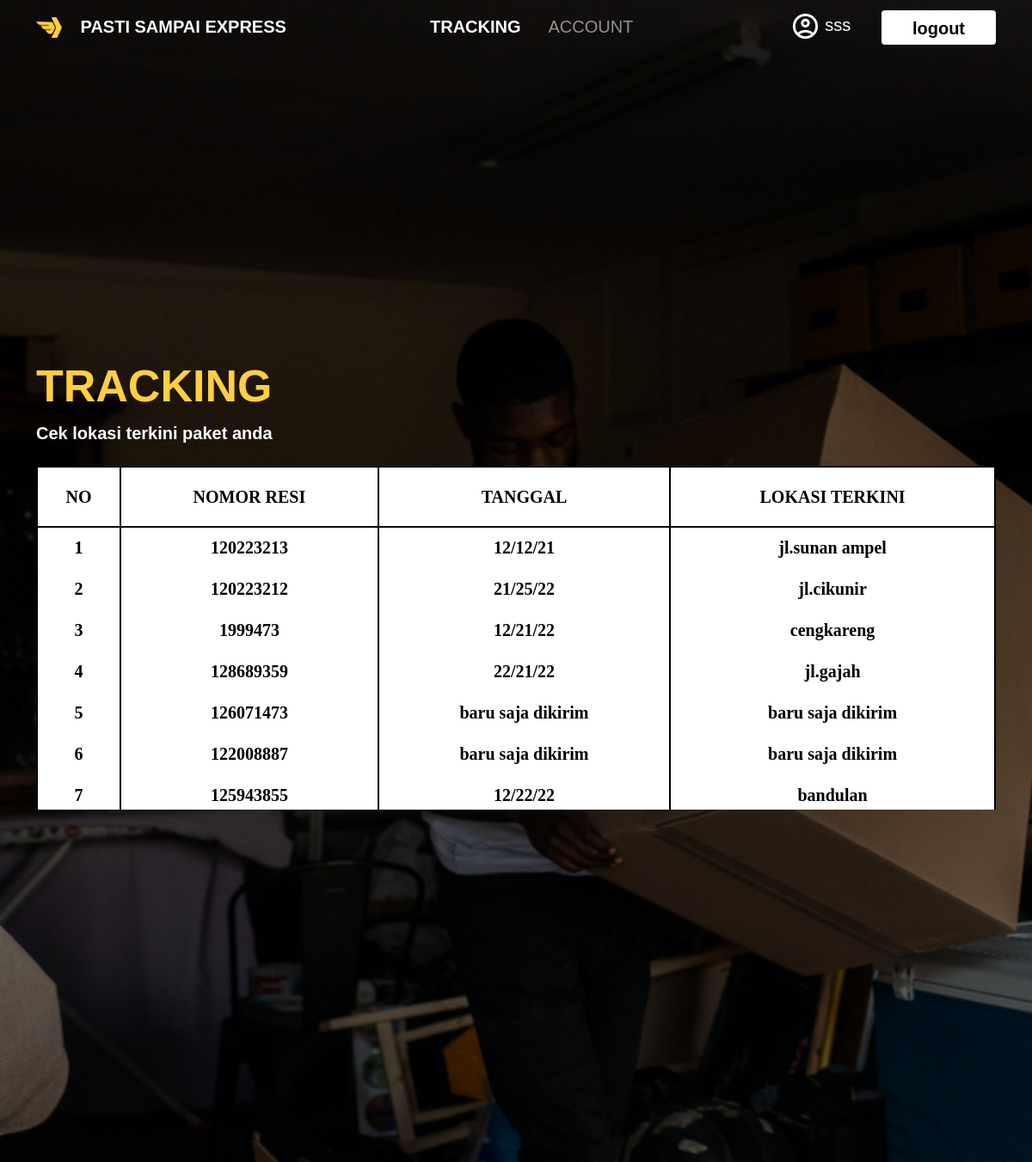
/dashboard (signed in), run on an earlier commit of the app's database.
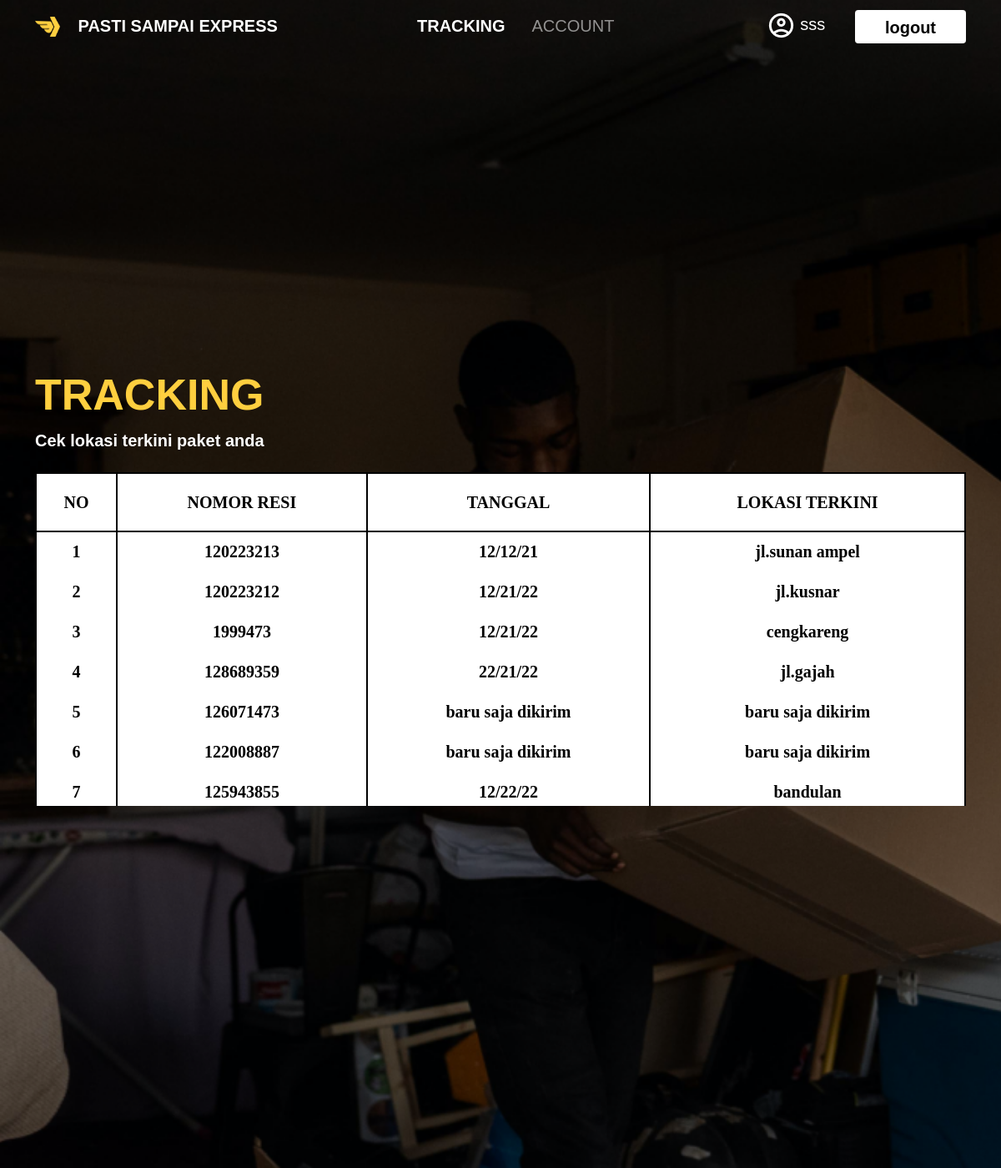
And on a later commit of the database.
### pastisampai/models.py (models this page shows, shortened)
class User(db.Model, UserMixin):
    id = db.Column(db.Integer(), primary_key=True)
    roles = db.Column(db.String(length=30),nullable=False)
    username = db.Column(db.String(length=30), nullable=False, unique=True)
    fullname = db.Column(db.String(length=30),nullable=False)
    email_address = db.Column(db.String(length=50), nullable=False)
    password_hash = db.Column(db.String(length=60), nullable=False)
    resi = db.relationship('Resi',secondary=user_resi,backref='users')
    @property
    def password(self):
        return self.password

class Resi(db.Model):
    id = db.Column(db.Integer(),primary_key=True)
    no_resi = db.Column(db.Integer(),nullable=False)
    sender_n = db.Column(db.String(length=60),nullable=False)
    receiver_n = db.Column(db.String(length=60),nullable=False)
    origin_n = db.Column(db.String(length=60),nullable=False)
    destination_n = db.Column(db.String(length=60),nullable=False)
    type_of_packet = db.Column(db.String(length=60),nullable=False)
    type_of_service = db.Column(db.String(length=60),nullable=False)
    sender_pn = db.Column(db.Integer(),nullable=False)
    receiver_pn = db.Column(db.Integer(),nullable=False)
    weight_packet = db.Column(db.String(length=30),nullable=False)
    arrived_at = db.Column(db.String(length=30),nullable=False)
    time_on_update = db.Column(db.String(length=60),nullable=False)
    time_on_deliver = db.Column(db.String(length=60),nullable=False)
    ongkir = db.Column(db.String(length=30),nullable=False)

### pastisampai/routes.py (the view)
@app.route('/dashboard',methods=["GET","POST"])
@login_required
def dashboard_page():
    if not current_user.roles == 'admin':
        session['url'] = url_for('dashboard_page')
        user = current_user.resi
        return render_template("dashboard.html",resis=user)
    flash('admin cant access those pages!',category='error')
    return redirect(session['url'])

### pastisampai/models.py (called while the page is built)
@login_manager.user_loader
def load_user(user_id):
    return User.query.get(int(user_id))

### pastisampai/templates/dashboard.html (shortened to what this page needs)
{% extends 'index.html' %}
{% block content %}
        <section id="dashboard">
            <div class="container h-100">
                <div class="row h-100">
                    <div class="col-md-12 dashboard-tagline my-auto">
                        <h1>TRACKING</h1>
                        <p>Cek lokasi terkini paket anda</p>
                        <div class="table-wrapper-scroll-y my-custom-scrollbar">
                            <table class="table table-bordered">
                              <thead>
                                <tr>
                                    <th scope="col">NO</th>
                                    <th scope="col">NOMOR RESI</th>
                                    <th scope="col">TANGGAL</th>
                                    <th scope="col">LOKASI TERKINI</th>
                                </tr>
                              </thead>
                                <tbody>
                                {% if resis %}
                                {% for resi in resis %}
                                <tr>
                                    <th scope="row">{{loop.index}}</th>
                                    <td>{{resi.no_resi}}</td>
                                    <td>{{resi.time_on_update}}</td>
                                    <td>{{resi.arrived_at}}</td>
                                </tr>
                                {% endfor %}
                                {% endif %}
                                </tbody>
                            </table>
                        </div>
                    </div>
                </div>
            </div>
        </section>
{% endblock %}

### pastisampai/templates/index.html (shortened to what this page needs)
<!doctype html>
<html lang="en">
    <head>
        <link rel="stylesheet" href="{{url_for('static',filename='css/bootstrap.min.css')}}">
        <link rel="stylesheet" href="{{url_for('static',filename='css/toastr.min.css')}}">
        <link href="{{url_for('static',filename='css/fontgoogle.css')}}" rel="stylesheet">
        <link rel="stylesheet" href="{{ url_for('static',filename='css/style.css') }}">
        <link rel="stylesheet" href="{{ url_for('static',filename='css/responsive.css') }}">
    </head>
    <body>
        <nav class="navbar navbar-expand-lg navbar-dark bg-transparent position-fixed w-100">
            <div class="container">
                <a class="navbar-brand" href="{{ url_for('home_page') }}">
                    <img src="{{ url_for('static',filename='Assets/img/Logo Small.png') }}" alt="" width="30" height="24" class="d-inline-block align-text-top me-3">
                    PASTI SAMPAI EXPRESS</a>
                <div class="collapse navbar-collapse" id="navbarNav">
                    <ul class="navbar-nav mx-auto">
                            {% if current_user.is_authenticated %}
                                {% if current_user.roles == 'admin' %}
                            <li class="nav-item mx-2">
                                <a href="{{ url_for('dashboard_admin_page') }}" class="nav-link {{ 'active' if request.path == url_for('dashboard_admin_page') }}">ADD</a>
                            </li>
                            <li class="nav-item mx-2">
                                <a href="{{ url_for('update_page') }}"  class="nav-link {{ 'active' if request.path == url_for('update_page') }}">UPDATE</a>
                            </li>
                            <li class="nav-item mx-2">
                                <a href="{{ url_for('tracking_page') }}" class="nav-link {{ 'active' if request.path == url_for('tracking_page') }}">TRACKING</a>
                            </li>
                            <li class="nav-item mx-2">
                                <a href="{{ url_for('account_info') }}" class="nav-link {{ 'active' if request.path == url_for('account_info') }}">ACCOUNT</a>
                            </li>
                                {% else %}
                            <li class="nav-item mx-2">
                                <a href="{{ url_for('dashboard_page') }}" class="nav-link {{ 'active' if request.path == url_for('dashboard_page') }}">TRACKING</a>
                            </li>
                            <li class="nav-item mx-2">
                                <a href="{{ url_for('account_info') }}" class="nav-link {{ 'active' if request.path == url_for('account_info') }}">ACCOUNT</a>
                            </li>
                                {% endif %}
                            {% endif %}
                    </ul>
                    <div>
                        {% if current_user.is_authenticated %}
                        <button class="button-primary">
                            <a href="{{ url_for('account_info') }}">
                                <img src="{{ url_for('static',filename='Assets/img/user.png') }}" alt="">
                                {{current_user.username}}</a>
                        </button>
                        <input class="btn button-secondary" type='button' id='logout' value='logout'>
                        {% endif %}
                    </div>
                </div>
            </div>
        </nav>
        {% block content %}{% endblock %}
    </body>
</html>

### pastisampai/static/css/style.css (style rules this page uses)
:root { --pr-color : #000000; }
.bg-transparent { transition: all ease-in 0.3s; }
body { font-family: 'Poppins', sans-serif; background-color: #000000; }
.navbar-brand { font-weight: 700; font-size: 20; }
.nav-link { font-size: 20px; }
.nav-link.active { font-weight: 700; }
.button-primary { width: 133px; height: 40px; background-color: transparent; color: #fff; border: none; font-size: 20px; font-weight: 400; }
.button-secondary { width: 133px; height: 40px; background-color: #fff; color: var(--pr-color); border: none; font-size: 20px; font-weight: 700; }
.button-primary a { color: #fff; text-decoration: none; }
#dashboard { background-image: url('../Assets/img/Background.png'); background-size: cover; height: 100vh; width: 100%; }
#dashboard h1 { width: 100%; height: 71px; font-weight: 700; font-size: 52px; line-height: 78px; color: #FFCF3F; }
#dashboard p { width: 100%; height: 35px; font-weight: 700; font-size: 20px; line-height: 30px; color: #FFFFFF; margin-bottom: 18px; }
.my-custom-scrollbar { position: relative; height: 400px; overflow: auto; }
.table-wrapper-scroll-y { display: block; }
#dashboard thead, #dashboard tbody { border: #000000; background: #FFFFFF; height: 70px; font-family: 'Poppins'; font-weight: 700; font-size: 20px; vertical-align: middle; text-align: center; color: #000000; }
#dashboard tbody { border-bottom: #FFFFFF; }
.table-bordered > :not(caption) > * { border-width: 2.5px 0; }
.table-bordered > :not(caption) > * > * { border-width: 0 2.5px; }

What changed in the data, as far as the page shows it:
changed Resi: time_on_update "21/25/22" → "12/21/22"; arrived_at "jl.cikunir" → "jl.kusnar"
